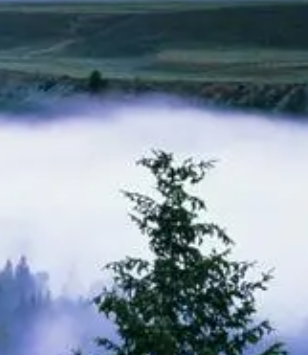
#> input picture data/1.png, 308 x 355 px, found by its file name; its folder holds only this picture in this run
$ python IfIllumination.py   (older library calls are emulated)
#> lines starting #> are read from the running program, lines starting #| are printed output that depends on the picture; long printed decimals are rounded
### overall/tools.py
import cv2
import os
import numpy as np
import math

'''
@illustrate：用拉普拉斯计算图片模糊程度
@param img 图片路径， size(tuple)resize大小
@return 模糊程度
'''
def calLaplacianVar(img, size):
#> called with img = 'data/1.png', size = (448, 448)
    grayImg = cv2.imread(img, 0)
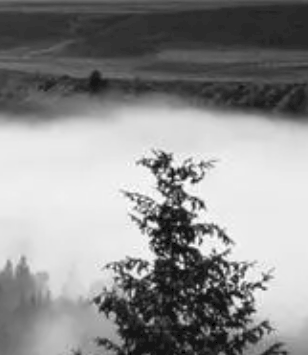
#> grayImg: shape (355, 308); min 0, max 254, mean 142.4
    grayImg = cv2.resize(grayImg, size)
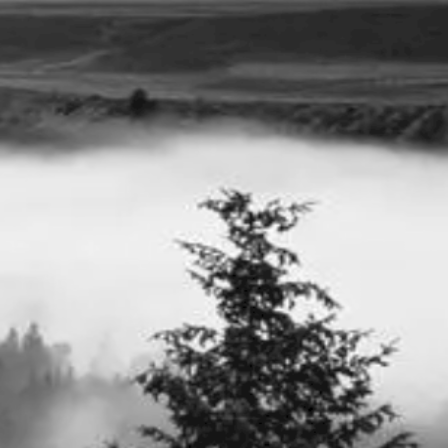
#> grayImg: shape (448, 448); min 0, max 253, mean 142.3
    sobelImg = cv2.Laplacian(grayImg, cv2.CV_64FC1)
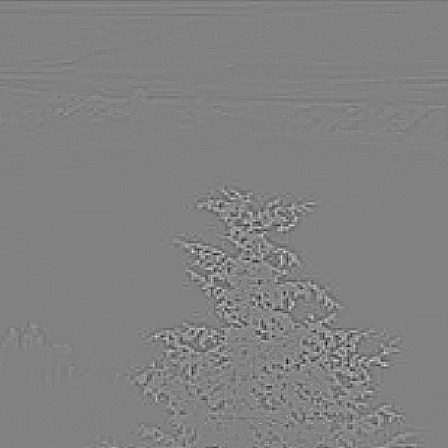
#> sobelImg: shape (448, 448) float64; min -105, max 101, mean 0; drawn with min black and max white
    #标准差
    mu, sigma = cv2.meanStdDev(sobelImg)
#> mu = [-0.0149]; sigma = [7.22]
    sigmaValue = sigma[0][0]
#> sigmaValue = 7.22
    #方差
    variance = pow(sigmaValue, 2)
#> variance = 52.18
    return variance


"""
@illustrate: 曝光检测
@param
"""
# [39 lines left out: function overExposeDetect, not called in this run]

### overall/IfIllumination.py
from PIL import Image
import os
from os import listdir
from tools import calLaplacianVar,overExposeDetect


def check_image(img_path, fixedSize, stdTimes = 1):
    #正常值区间
    # distArea = []
    # distArea.append(calAvg(img) - calStd(img)*stdTimes)
    # distArea.append(calAvg(img) + calStd(img)*stdTimes)
    status = "normal"
    #当图片指标不在正常范围内,被判断为异常
    value = calLaplacianVar(img_path, fixedSize)
#> value = 52.18
    if (value < 2200):
        isOutlier = True
        status = "vague"
        print(str(img_path) + "该图指标值:" + str(value) + " status:" + status)
#| data/1.png该图指标值:52.177 status:vague
        print(" 正常区间:[2200 , +)")
        return isOutlier
    else:
        isOutlier = False
    # print("该图指标值:" + str(value) + " status:" + status)
    isOutlier = overExposeDetect(img_path, fixedSize)
    return isOutlier


def main():
    test_folder = r'data'
    #generate_folder = r'E:\newproject\generate'
    files = listdir(test_folder)
    for f in files:
        # print("图片" + f +":")
        check_image(os.path.join(test_folder, f), (448, 448))


if __name__ == '__main__':
    main()
